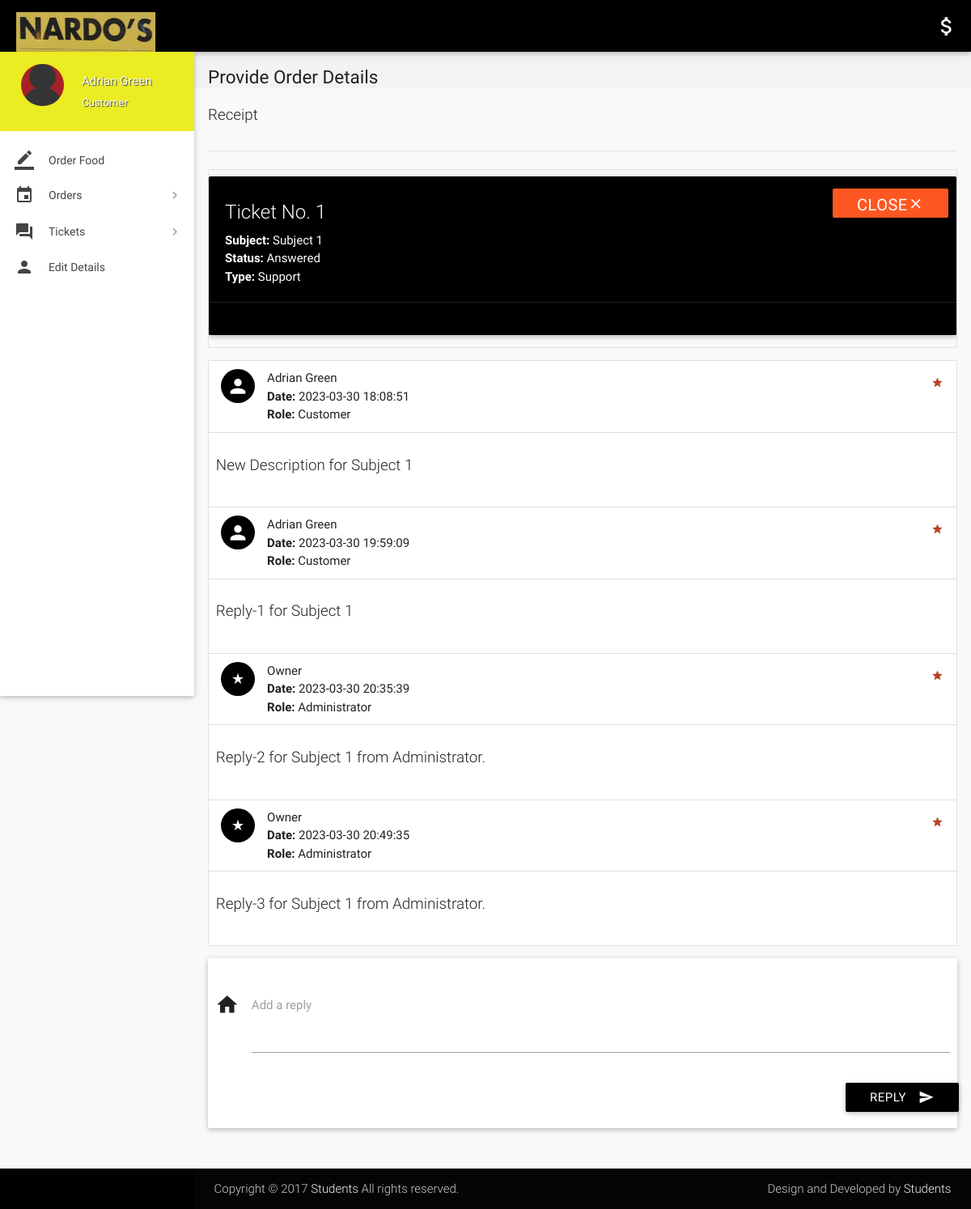
/view-ticket.php?id=1 (signed in), run on the app's committed database.
### tables this page shows
CREATE TABLE `tickets` (
  `id` int(11) NOT NULL,
  `poster_id` int(11) NOT NULL,
  `subject` varchar(100) NOT NULL,
  `description` varchar(3000) NOT NULL,
  `status` varchar(8) NOT NULL DEFAULT 'Open',
  `type` varchar(30) NOT NULL DEFAULT 'Others',
  `date` datetime NOT NULL DEFAULT CURRENT_TIMESTAMP,
  `deleted` tinyint(4) NOT NULL DEFAULT '0'
);

CREATE TABLE `ticket_details` (
  `id` int(11) NOT NULL,
  `ticket_id` int(11) NOT NULL,
  `user_id` int(11) NOT NULL,
  `description` varchar(1000) NOT NULL,
  `date` datetime NOT NULL DEFAULT CURRENT_TIMESTAMP
);

CREATE TABLE `users` (
  `id` int(11) NOT NULL,
  `role` varchar(15) NOT NULL DEFAULT 'Customer',
  `name` varchar(15) NOT NULL,
  `username` varchar(10) NOT NULL,
  `password` varchar(16) NOT NULL,
  `email` varchar(35) NULL,
  `address` varchar(300) NULL,
  `contact` bigint(11) NOT NULL,
  `verified` tinyint(1) NOT NULL DEFAULT '0',
  `deleted` tinyint(4) NOT NULL DEFAULT '0'
);

### includes/wallet.php (called while the page is built)
<?php
$user_id=$_SESSION['user_id'];
?>

### includes/connect.php (called while the page is built, shortened)
<?php
$name = $_SESSION['name'];
$role = $_SESSION['role'];
?>

### view-ticket.php (the view, shortened to what this page needs)
<?php
include 'includes/connect.php';
include 'includes/wallet.php';
$continue=0;
if($_SESSION['customer_sid']==session_id())
{
		$ticket_id = $_GET['id'];
		$sql1 = "SELECT * FROM tickets where poster_id = $user_id AND id = $ticket_id AND not deleted;";
		if(mysqli_num_rows(mysqli_query($con,$sql1))>0){
			$row  = $con->query($sql1)->fetch_assoc();
			$type = $row['type'];
			$subject = $row['subject'];
			$status = $row['status'];
			$continue=1;
		}
		else
			$continue = 0;
}
if($continue){
?>
<!DOCTYPE html>
<html lang="en">
<head>
  <link href="css/materialize.min.css" type="text/css" rel="stylesheet" media="screen,projection">
  <link href="css/style.min.css" type="text/css" rel="stylesheet" media="screen,projection">
  <link href="css/custom/custom.min.css" type="text/css" rel="stylesheet" media="screen,projection">
  <link href="js/plugins/perfect-scrollbar/perfect-scrollbar.css" type="text/css" rel="stylesheet" media="screen,projection">
</head>
<body>
  <header id="header" class="page-topbar">
        <div class="navbar-fixed">
            <nav class="navbar-color">
                <div class="nav-wrapper">
                    <ul class="left">
                      <li><h1 class="logo-wrapper"><a href="index.php" class="brand-logo darken-1"><img src="images/materialize-logo.png" alt="logo"></a> <span class="logo-text">Logo</span></h1></li>
                    </ul>
                    <ul class="right hide-on-med-and-down">
                        <li><a href="#" class="waves-effect waves-block waves-light"><i class="mdi-editor-attach-money"><?php echo $balance;?></i></a>
                        </li>
                    </ul>
                </div>
            </nav>
        </div>
  </header>
  <div id="main">
    <div class="wrapper">
      <aside id="left-sidebar-nav">
        <ul id="slide-out" class="side-nav fixed leftside-navigation">
            <li class="user-details cyan darken-2">
            <div class="row">
                <div class="col col s4 m4 l4">
                    <img src="images/avatar.jpg" alt="" class="circle responsive-img valign profile-image">
                </div>
                <div class="col col s8 m8 l8">
                    <a class="btn-flat dropdown-button waves-effect waves-light white-text profile-btn" href="#" data-activates="profile-dropdown"><?php echo $name;?> <i class="mdi-navigation-arrow-drop-down right"></i></a>
                    <p class="user-roal"><?php echo $role;?></p>
                </div>
            </div>
            </li>
            <li class="bold"><a href="index.php" class="waves-effect waves-cyan"><i class="mdi-editor-border-color"></i> Order Food</a>
            </li>
                <li class="no-padding">
                    <ul class="collapsible collapsible-accordion">
                        <li class="bold"><a class="collapsible-header waves-effect waves-cyan"><i class="mdi-editor-insert-invitation"></i> Orders</a>
                        </li>
                    </ul>
                </li>
                <li class="no-padding">
                    <ul class="collapsible collapsible-accordion">
                        <li class="bold"><a class="collapsible-header waves-effect waves-cyan"><i class="mdi-action-question-answer"></i> Tickets</a>
                        </li>
                    </ul>
                </li>
            <li class="bold"><a href="details.php" class="waves-effect waves-cyan"><i class="mdi-social-person"></i> Edit Details</a>
            </li>
        </ul>
        </aside>
      <section id="content">
        <div id="breadcrumbs-wrapper">
          <div class="container">
            <div class="row">
              <div class="col s12 m12 l12">
                <h5 class="breadcrumbs-title">Provide Order Details</h5>
              </div>
            </div>
          </div>
        </div>
        <div class="container">
          <p class="caption">Receipt</p>
          <div class="divider"></div>
<div class="section">
                                <?php
								echo '<ul id="task-card" class="collection with-header">
									<div id="card-alert" class="card cyan">
										<div class="card-content white-text">
										<span class="card-title white-text darken-1">Ticket No. '.$ticket_id.'</span>
										<p><strong>Subject: </strong>'.$subject.'</p>
										<p><strong>Status: </strong>'.$status.'</p>
										<p><strong>Type: </strong>'.$type.'</p>
										</div>
										<div class="card-action cyan">
										<form method="post" action="routers/ticket-status.php">
										<input type="hidden" name="ticket_id" value="'.$ticket_id.'">
										<input type="hidden" name="status" value="'.($status != 'Closed' ? 'Closed' : 'Open').'">
										<button class="waves-effect waves-light deep-orange btn white-text" type="submit" name="action">'
										.($status != 'Closed' ? 'Close<i class="mdi-navigation-close"></i>' : 'Reopen<i class="mdi-navigation-check"></i>').'
										</button>
										</form>
										</div>
									</div>
                                </ul>';
								echo '<ul id="issues-collection" class="collection">';
								$sql1 = mysqli_query($con, "SELECT * from ticket_details WHERE ticket_id = $ticket_id;");
								while($row1 = mysqli_fetch_array($sql1)){
									$sql2 = "SELECT * FROM users WHERE id = ".$row1['user_id'].";";
									if(mysqli_num_rows(mysqli_query($con,$sql2))>0){
										$row2  = $con->query($sql2)->fetch_assoc();
										$name = $row2['name'];
										$role1 = $row2['role'];
									}
								  echo '
								  <li class="collection-item avatar">
									  <i class="'.($role1=='Administrator' ? 'mdi-action-star-rate' : 'mdi-social-person').' cyan circle"></i>
									  <span class="collection-header"> '.$name.'</span>
									  <p><strong>Date:</strong> '.$row1['date'].'</p>
									  <p><strong>Role:</strong> '.$role1.'</p>
									  <a href="#" class="secondary-content">
									  <i class="mdi-action-grade"></i></a>
								  </li>
								  <li class="collection-item">
									  <div class="row">
									  <p class="caption">'.$row1['description'].'</p>
									  </div>
									  </li>';
								}
							  echo '</ul>';
							  if($status != 'Closed'){
							  echo '
							  <div class="card-panel">
                  <div class="row">
                    <form class="formValidate" id="formValidate" method="post" action="routers/ticket-message.php" novalidate="novalidate" class="col s12">
                      <div class="row">
					  <input type="hidden" name="role" value="'.$role.'">
					  <input type="hidden" name="ticket_id" value="'.$ticket_id.'">
                        <div class="input-field col s12">
                          <i class="mdi-action-home prefix"></i>
                          <textarea name="message" id="message" class="materialize-textarea validate" data-error=".errorTxt1"></textarea>
                          <label for="message" class="">Add a reply</label>
						  <div class="errorTxt1"></div>
                        </div>
                        <div class="row">
                          <div class="input-field col s12">
                            <button class="btn cyan waves-effect waves-light right" type="submit" name="action">Reply
                              <i class="mdi-content-send right"></i>
                            </button>
                          </div>
                        </div>
                      </div>
                    </form>
                  </div>
                </div>';
							  }
								?>
          </div>
              </div>
            </div>
        </div>
  <footer class="page-footer">
    <div class="footer-copyright">
      <div class="container">
        <span>Copyright © 2017 <a class="grey-text text-lighten-4" href="#" target="_blank">Students</a> All rights reserved.</span>
        <span class="right"> Design and Developed by <a class="grey-text text-lighten-4" href="#">Students</a></span>
        </div>
    </div>
  </footer>
</body>
</html>
<?php
	}
?>

### data on the page
tickets: subject "Subject 1", status "Answered", type "Support"
ticket_details: user.name "Adrian Green", date "2023-03-30 18:08:51", user.role "Customer", description "New Description for Subject 1"
ticket_details: user.name "Adrian Green", date "2023-03-30 19:59:09", user.role "Customer", description "Reply-1 for Subject 1"
ticket_details: user.name "Owner", date "2023-03-30 20:35:39", user.role "Administrator", description "Reply-2 for Subject 1 from Administrator."
ticket_details: user.name "Owner", date "2023-03-30 20:49:35", user.role "Administrator", description "Reply-3 for Subject 1 from Administrator."

### other printed values
$name "Adrian Green"
$role "Customer"
$ticket_id "1"
